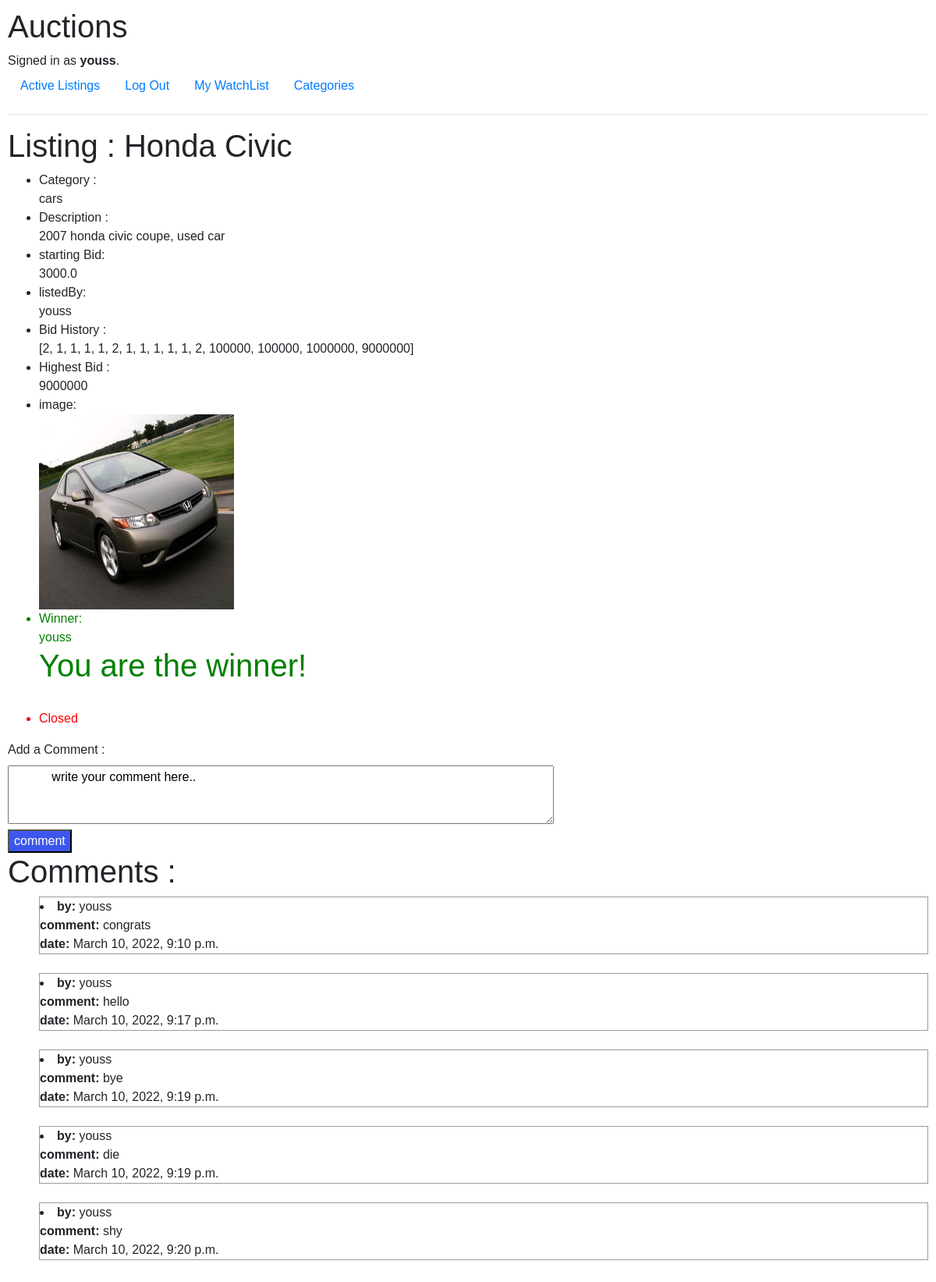
Screenshot of /listingMainPage/9 (signed in) with the database file from the repository.
### auctions/models.py (models this page shows)
class User(AbstractUser):
    pass

class Listing(models.Model):
    title= models.TextField(null=True, blank=True)
    category= models.TextField(null=True, blank=True)
    description= models.TextField(null=True, blank=True)
    startingBid=models.FloatField(null=True, blank=True)
    image=models.ImageField( null=True, blank=True, upload_to='images/')
    winner=models.ForeignKey(to=User,default=DEFAULT_CASE_ID,on_delete = models.SET_DEFAULT, null = True, related_name='winner')
    closedDate=models.TextField(null=True, blank=True)
    closed=models.BooleanField(default=False)
    user=models.ForeignKey(to=User, on_delete=models.CASCADE, null=True)

class Comment(models.Model):
    commentString=models.TextField(null=True, blank=True)
    user=models.ForeignKey(to=User,on_delete=models.CASCADE, null=True)
    listing=models.ForeignKey(to=Listing, on_delete=models.CASCADE, null=True)
    date = models.DateTimeField(auto_now_add=True, blank=True)

### auctions/views.py (the view)
# urls.py: path("listingMainPage/<str:listingId>", views.listingMainPage,name="listingMainPage"),
def listingMainPage(request, listingId):
    lis =Listing.objects.get(id=listingId)
    listingBids=Bid.objects.filter(listing=lis)
    listingComments=Comment.objects.filter(listing=lis)
    bidHistory=[]
    for n in listingBids:
      bidHistory.append(n.amount)
      lis.bidHistory=bidHistory
      if(len(bidHistory) != 0):
          lis.lastBid=max(bidHistory)
    user=utils.get_user(lis.user_id)
    return render(request, "auctions/listingMainPage.html", {"lis":lis, "Cuser":request.user, "comments":listingComments})

### auctions/utils.py (called while the page is built)
def get_user(id):
   obj=User.objects.get(pk=id)
   return obj

### auctions/templates/auctions/listingMainPage.html (shortened to what this page needs)
{% extends "auctions/layout.html" %}
{% load static %}
{% block body %}
  <h1>Listing : {{lis.title}}</h1>
  <ul>
      <li>Category :<br> {{lis.category}}</li>
      <li>Description :<br> {{lis.description}}</li>
      <li>starting Bid:<br> {{lis.startingBid}}</li>
      <li>listedBy:<br> {{Cuser.username}}</li>
      <li> Bid History :<br> {{lis.bidHistory}} <br></li>
      <li> Highest Bid :<br> {{lis.lastBid}} <br></li>
      <li>image: <br>
        {% if lis.image %}
         <img src="{{lis.image.url}}" alt="Bid pic" width="250" height="250"></li>
         {% else %}
            no image
        {%endif %}
      {% if lis.closed %}
      <li style="color:green">Winner: <br> {{ lis.winner}} </li>
      {% if lis.winner.id == Cuser.id %}
      <h1 style="color:green">You are the winner!</h1>
      {% endif %}
           <br>
      <li style="color:red"> Closed </li>
      {% endif %}
     </ul>
     <div>
      <form action="{% url 'saveComment' %}" method="post" enctype='multipart/form-data'>
          <label for="comment">Add a Comment :</label>
          <br>
          <textarea  name="comment" onfocus="this.value=''" style="width:700px; height:75px">
            write your comment here..
          </textarea>
          <br>
          <input type="submit" name="submit" value="comment" style="color:rgb(255, 255, 255); background-color: #3d57ec;">
      </form>
       <h1>Comments : </h1>
       <ul>
        {% for comment in comments %}
         <li style=" list-style-position:inside;
         border: 1px solid rgb(155, 155, 155);">
          <b>by:</b> {{comment.user}}<br>
          <b>comment:   </b> {{comment.commentString}}<br>
           <b>date:    </b> {{comment.date}}
         </li>
         <br>
         {% empty %}
         <h2>There is no comments available.</h2>
         {% endfor %}
       </ul>
     </div>
{% endblock %}

### auctions/templates/auctions/layout.html (shortened to what this page needs)
{% load static %}
<!DOCTYPE html>
<html lang="en">
    <head>
        <link rel="stylesheet" href="https://stackpath.bootstrapcdn.com/bootstrap/4.4.1/css/bootstrap.min.css">
        <link href="{% static 'auctions/styles.css' %}" rel="stylesheet">
    </head>
    <body>
        <h1>Auctions</h1>
        <div>
            {% if user.is_authenticated %}
                Signed in as <strong>{{ user.username }}</strong>.
            {% else %}
                Not signed in.
            {% endif %}
        </div>
        <ul class="nav">
            <li class="nav-item">
                <a class="nav-link" href="{% url 'index' %}">Active Listings</a>
            </li>
            {% if user.is_authenticated %}
                <li class="nav-item">
                    <a class="nav-link" href="{% url 'logout' %}">Log Out</a>
                </li>
                <li class="nav-item">
                    <a class="nav-link" href="{% url 'watchList' %}">My WatchList</a>
                </li>
                <li class="nav-item">
                    <a class="nav-link" href="#">Categories</a>
                </li>
            {% endif %}
        </ul>
        <hr>
        {% block body %}
        {% endblock %}
    </body>
</html>

### auctions/static/auctions/styles.css (style rules this page uses)
body { padding: 10px; font-family: helvetica; }

### rows the page displays
User: username "youss"
Listing: title "Honda Civic", category "cars", description "2007 honda civic coupe, used car", startingBid "3000.0", bidHistory "[2, 1, 1, 1, 1, 2, 1, 1, 1, 1, 1, 2, 100000, 100000, 1000000, 9000000]", lastBid "9000000", image (picture), winner "youss"
Comment: user "youss", commentString "congrats", date "March 10, 2022, 9:10 p.m."
Comment: user "youss", commentString "hello", date "March 10, 2022, 9:17 p.m."
Comment: user "youss", commentString "bye", date "March 10, 2022, 9:19 p.m."
Comment: user "youss", commentString "die", date "March 10, 2022, 9:19 p.m."
Comment: user "youss", commentString "shy", date "March 10, 2022, 9:20 p.m."
